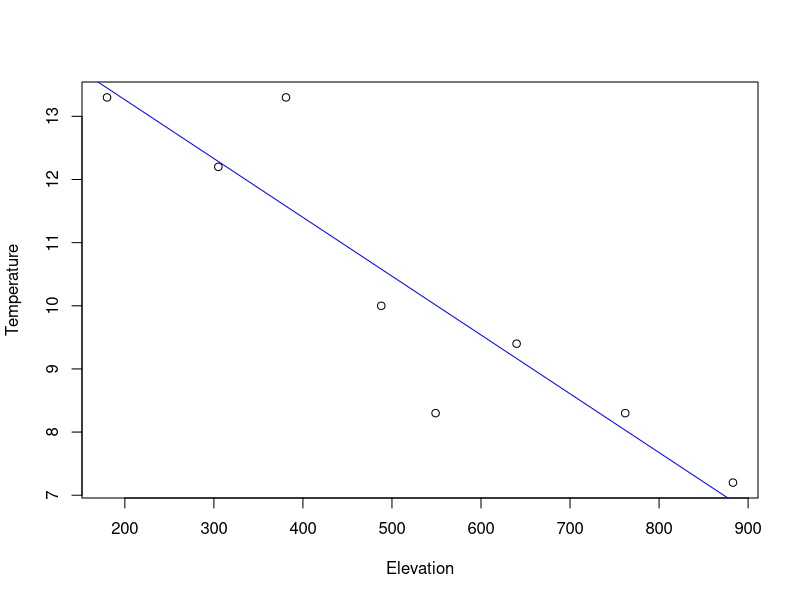

Source code (R):
# Set working dir
setwd("D:/Assignment/R_Assignment03")
# Load the libraries
library(tidyr)
library(dplyr)
library(ggplot2)

#Import Data
data     <- data.frame(
  Elevation  =  c( 180,305,381,488,549,640,762,883),
  Temperature =  c(13.3,12.2,13.3,10.0,8.3,9.4,8.3,7.2)
)
Data      <-  as_tibble(data)

# Check the class
class(Data)

# Scatter plot
plot(Temperature  ~  Elevation, data=Data)
# Linear trend
fit <- lm( Temperature  ~  Elevation,data=Data)
summary(fit)
abline(fit, col="blue")

#温度随海拔的下降速度为9.31摄氏度每千米，不等于出行条件。

# good work
